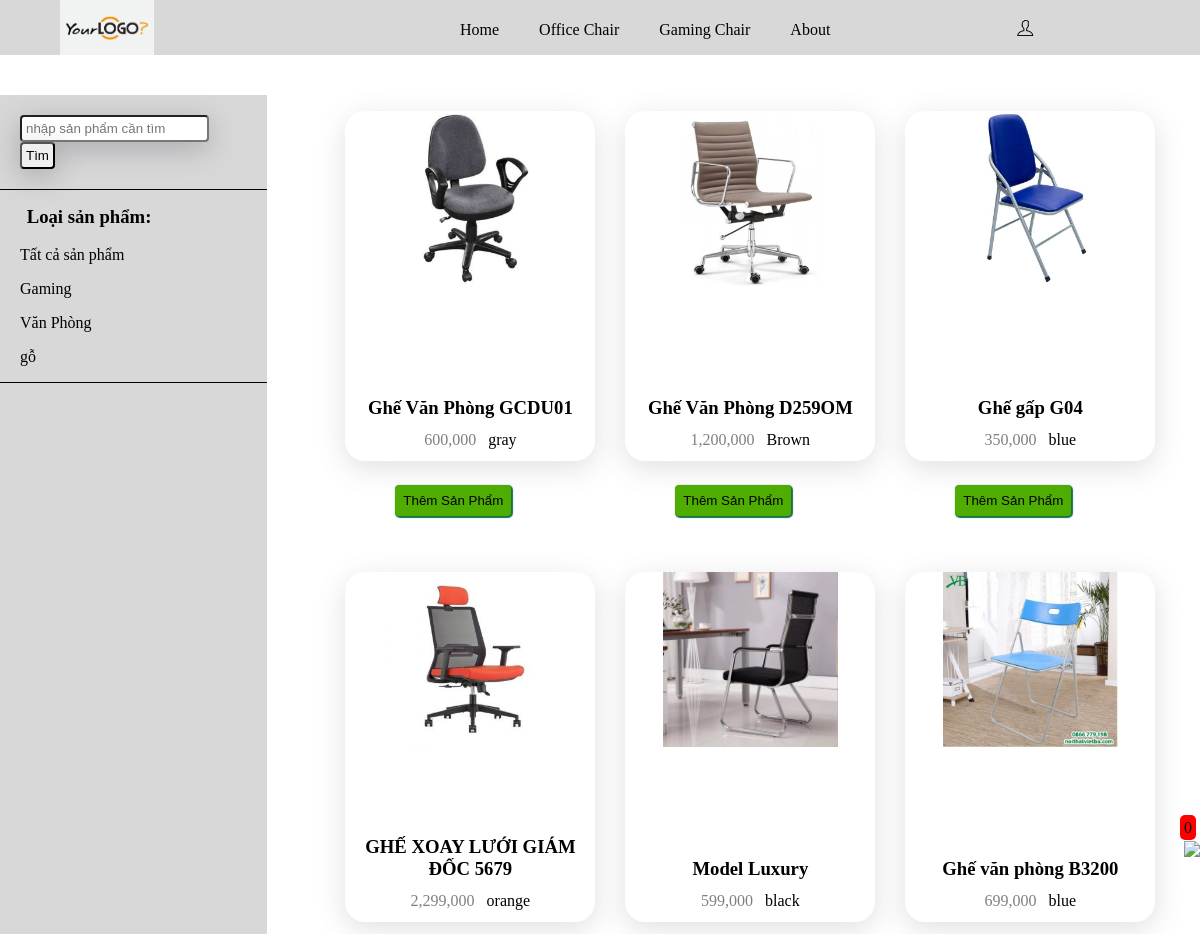
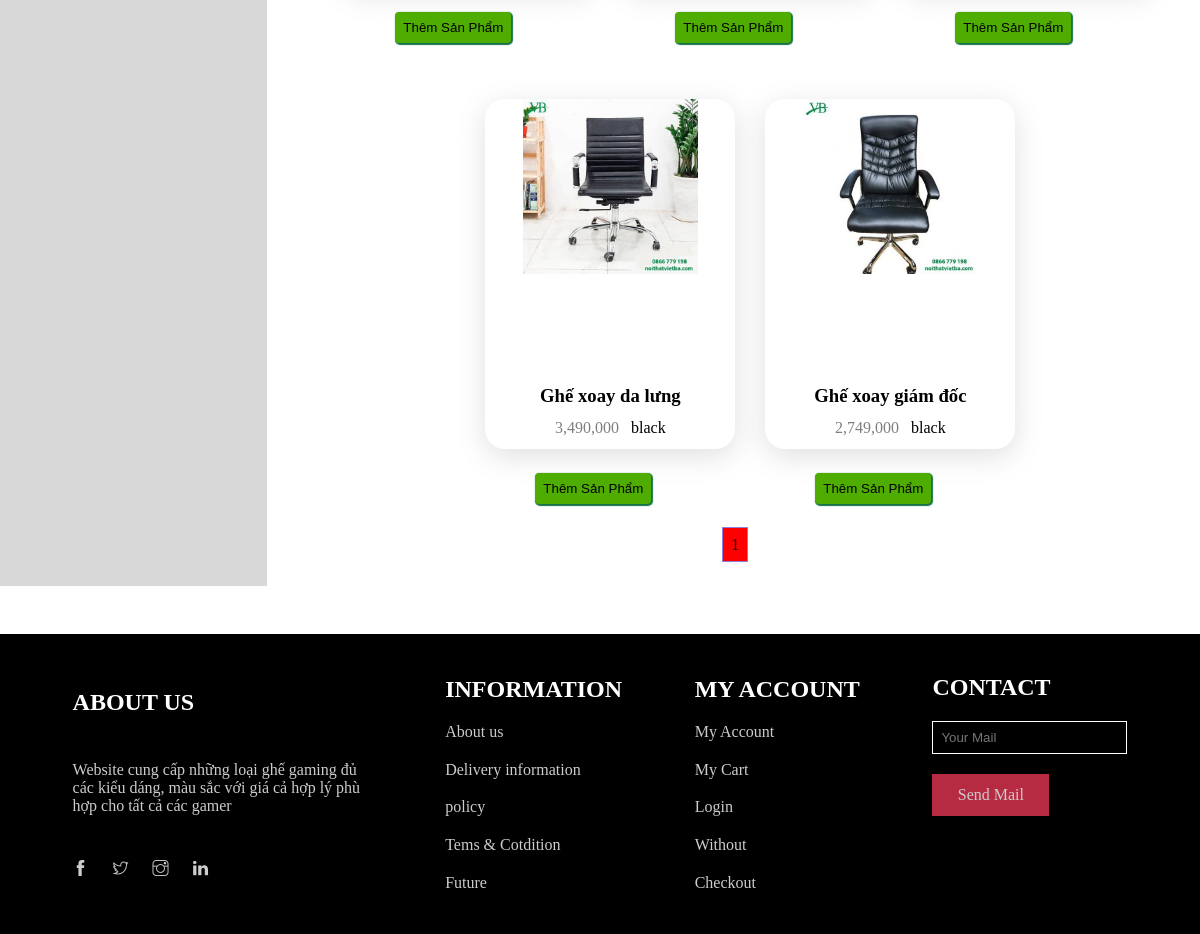
/backend/category/sanphamtheoloai.php?tenloai=Văn Phòng, run on the app's committed database (2 pictures, top to bottom).
### tables this page shows
CREATE TABLE `loaisp` (
  `IDLoaiSP` int(11) NOT NULL,
  `tenloai` varchar(500) DEFAULT NULL
);

CREATE TABLE `sanpham` (
  `IDSP` int(11) NOT NULL,
  `TenSp` varchar(255) DEFAULT NULL,
  `IDHangSX` int(11) DEFAULT NULL,
  `IDLoai` int(11) DEFAULT NULL,
  `Gia` varchar(20) DEFAULT NULL,
  `SoLuong` int(11) DEFAULT NULL,
  `chitietsp` varchar(500) DEFAULT NULL,
  `create_time` date DEFAULT NULL,
  `update_time` date DEFAULT NULL
);

CREATE TABLE `mau` (
  `IDMau` int(11) NOT NULL,
  `IDSP` int(11) DEFAULT NULL,
  `anh` varchar(500) NOT NULL,
  `TenMau` varchar(20) DEFAULT NULL
);

### db/dbhelper.php (called while the page is built, shortened)
<?php
function executeResult($sql){
    $con=mysqli_connect(HOST,USERNAME,PASSWORD,DATABSE);
    $result= mysqli_query($con, $sql);
    $data=[];
    while($row= mysqli_fetch_array($result,1)){
        $data[]=$row;
    }
    return $data;
}

### backend/category/phantrangloaisp.php (called while the page is built, shortened)
<?php
require_once('../../db/dbhelper.php');
$limit = 9;
if(!empty($_SESSION['tenloai'])){
    $loaisp = $_SESSION['tenloai'];
    $records_product = executeResult("select count(IDSP) as total from sanpham inner join loaisp on loaisp.IDLoaiSP = sanpham.IDLoai where loaisp.tenloai = '$loaisp' and sanpham.SoLuong > 0");
    $count = $records_product[0]['total'];
    $current_page = isset($_GET['page']) ? $_GET['page'] : 1;
    $total_page = ceil((int)$count / $limit);
    $start = ($current_page - 1) * $limit;
    $result = executeResult("select * FROM sanpham inner join mau on mau.IDSP = sanpham.IDSP inner join loaisp on loaisp.IDLoaiSP = sanpham.IDLoai where loaisp.tenloai = '$loaisp' and SoLuong > 0 LIMIT $start, $limit");
}

### backend/category/sanphamtheoloai.php (the view, shortened to what this page needs)
<?php
    require_once('../../db/dbhelper.php');
    require_once('phantrangloaisp.php');
    require_once('../search/request_search.php');
?>
<!DOCTYPE html>
<html lang="en">
<head>
    <link rel="stylesheet" href="../../assets/style/style.css">
    <link rel="stylesheet" href="../../assets/font/themify-icons-font/themify-icons/themify-icons.css">
    <link rel="stylesheet" href="../../assets/style/product-style.css">
</head>
<body>
    <div class="main">
        <div class="header" style=" height: 55px;">
            <div class="header-logo">
                <img src="../../assets/imgaes/your-logo.png" alt="logo" style="height: 55px;">
            </div>
            <div class="header-content">
                <div class="header-nav">
                    <ul class="nav">
                        <li><a href="../homepage/index.php">Home</a></li>
                        <li><a href="sanphamtheoloai.php?tenloai=Văn Phòng">office chair</a></li>
                        <li><a href="sanphamtheoloai.php?tenloai=Gaming">gaming chair</a></li>
                        <li><a href="#">About</a></li>
                    </ul>
                    <div class="header-item_user">
                    <i class="ti-user js_user" style="padding: 12px;">
                    </i>
                </div>
                </div>
            </div>
        </div>
        <div class="container">
            <div class="slider">
                <div class="slider-search">
                    <form action="../search/request_search.php">
                        <input type="text" name="txt_search" placeholder="nhập sản phẩm cần tìm">
                        <input type="submit" value="Tìm">
                    </form>
                </div>
                <div class="slider-producer">
                    <h3 style="margin-left: 10%;">Loại sản phẩm:</h3>
                    <br>
                    <ul class="nav-producer">
                        <li><a href="product.php">Tất cả sản phẩm</a></li>
                        <?php
                            $sql = 'select tenloai from loaisp';
                            $nhasxList = executeResult($sql);
                            foreach($nhasxList as $item){
                                echo '
                                    <li><a href="sanphamtheoloai.php?tenloai='.$item['tenloai'].'">'.$item['tenloai'].'</a></li>
                                ';
                            }
                        ?>
                    </ul>
                </div>
                    <?php
                        $sql = 'select Gia from sanpham';
                        $nhasxList = executeResult($sql);
                    ?>
            </div>
            <div class="product">
                <div class="product-view">
                    <?php
                    foreach($result as $item){
                        echo '
                        <div class="item-sp" style="display: flex; flex-direction: column; width: 30%;">
                            <a href="chitietsanpham.php?id='.$item['IDSP'].'" style="width: 30%; color: black;">
                                <div class="product-item">
                                    <img style="width: 70%;" src="../../db/imgs/'.$item['anh'].'">
                                    <div class="item-info">
                                        <h3>'.$item['TenSp'].'</h3>
                                        <div class="item-much" style="justify-content: center;">
                                                <p>'.$item['Gia'].'</p>
                                                <p>'.$item['TenMau'].'</p>
                                        </div>
                                    </div>
                                </div>
                            </a>
                            <button class="btn btn-success" onclick="addCart('.$item['IDSP'].', 1)">
                                Thêm Sản Phẩm
                            </button>
                        </div>';
                    }
                    ?>
                </div>
                <div class="page-num">
                    <?php
                            for ($i = 1; $i <= $total_page; $i++){
                                if ($i == $current_page){
                                    echo '<span style="padding: 8px; margin-left: 4px; border: 1px solid #8e80da; color: #000; background: red;">'.$i.'</span> ';
                                }
                            }
                    ?>
                </div>
            </div>
        </div>
    </div>
    <?php
        $count = 0;
    ?>
    <span class="cart-icon">
        <span class="cart-count"><?=$count?></span>
        <img src="https://gokisoft.com/img/cart.png">
    </span>
    <div class="footer">
        <div class="footer-about-us">
            <h2 class="text-white">ABOUT US</h2>
            <p style="color: #ccc;">
                Website cung cấp những loại ghế gaming đủ
                các kiểu dáng, màu sắc với giá cả hợp lý
                phù hợp cho tất cả các gamer
            </p>
            <div class="icon">
                <a href="#"><i class="ti-facebook"></i></a>
                <a href="#"><i class="ti-twitter"></i></a>
                <a href="#"><i class="ti-instagram"></i></a>
                <a href="#"><i class="ti-linkedin"></i></a>
            </div>
        </div>
        <div class="footer-information">
            <h2 class="text-white">INFORMATION</h2>
            <a href="#">About us</a>
            <a href="#">Delivery information</a>
            <a href="#">policy</a>
            <a href="#">Tems & Cotdition</a>
            <a href="#">Future</a>
        </div>
        <div class="footer-myaccount">
            <h2 class="text-white">MY ACCOUNT</h2>
            <a href="#">My Account</a>
            <a href="#">My Cart</a>
            <a href="#">Login</a>
            <a href="#">Without</a>
            <a href="#">Checkout</a>
        </div>
        <div class="footer-contact">
            <h2 class="text-white">CONTACT</h2>
            <input type="text" placeholder="Your Mail">
            <a href="#">Send Mail</a>
        </div>
    </div>
</body>
</html>

### assets/style/style.css (style rules this page uses)
* { margin: 0; padding: 0; box-sizing: border-box; }
a { text-decoration: none; }
.text-white { color: #fff !important; }
.header { display: flex; flex-wrap: wrap; justify-content: space-evenly; align-items: center; height: 120px; background-color: rgb(216, 216, 216); }
.header .header-logo { margin-left: 60px; flex: 1; }
.header .header-logo img { height: 120px; }
.header-nav .nav { display: flex; }
.header-nav .nav li { list-style: none; line-height: 52px; }
.header-content { display: flex; align-items: center; flex: 2; height: 100%; }
.header-nav .nav li a { color: #000; padding: 0 20px; display: block; text-transform: capitalize; }
.header-content .header-item_user { margin: auto; }
.header-nav { display: flex; flex-wrap: wrap; justify-content: space-between; align-items: center; width: 100%; }
.header-content .header-item_user { display: inline-block; padding: 0 16px; line-height: 50px; color: #000; }
.product { margin: 32px 0; display: flex; flex-wrap: wrap; justify-content: center; }
.product-view { display: flex; flex-wrap: wrap; justify-content: center; }
.product-item { border-radius: 20px; overflow: hidden; background-color: white; box-shadow: rgba(100, 100, 111, 0.2) 0px 7px 29px 0px; margin: 24px 32px; width: 20%; min-width: 250px; height: 350px; display: flex; flex-wrap: wrap; align-content: center; flex-direction: column; justify-content: space-between; align-items: center; }
.product-item .item-info { display: flex; flex-direction: column; }
.product-item .item-info h3 { text-align: center; }
.product-item .item-info .item-much { display: flex; flex-direction: row; padding: 12px; }
.product-item .item-info .item-much p:first-child { margin-right: 12px; text-align: center; opacity: 0.5; }
.footer { margin-top: 48px; height: 300px; background-color: #000; display: flex; flex: 1; flex-direction: row; justify-content: space-evenly; }
.footer .footer-about-us { display: flex; flex-direction: column; justify-content: space-around; width: 25%; margin-top: 32px; margin-bottom: 32px; }
.footer .footer-about-us .icon a { padding-right: 20px; }
.footer .footer-information { display: flex; flex-direction: column; justify-content: space-around; margin-top: 32px; margin-bottom: 32px; }
.footer a { color: #ccc; }
.footer .footer-myaccount { display: flex; flex-direction: column; justify-content: space-around; margin-top: 32px; margin-bottom: 32px; }
.footer .footer-contact { display: flex; flex-direction: column; margin-top: 32px; }
.footer .footer-contact h2 { padding: 8px 0; }
.footer .footer-contact input { padding: 8px; background-color: #000; border: 1px solid #fff; margin: 12px 0; }
.footer .footer-contact a { background-color: rgb(182, 43, 66); padding: 12px; margin-top: 8px; width: 60%; text-align: center; box-shadow: rgba(255, 255, 255, 0.4) 2px; }

### assets/style/product-style.css (style rules this page uses)
.container { display: flex; flex-wrap: wrap; }
.slider { flex: 1; width: 270px; max-width: 30%; margin-top: 40px; background-color: rgb(216, 216, 216); }
.slider .slider-search { padding: 20px; border-bottom: 1px solid; }
.slider .slider-search input { padding: 4px; border-radius: 4px; box-shadow: rgba(100, 100, 111, 0.4) 0px 7px 29px 0px; }
.slider .slider-producer { margin-top: 16px; border-bottom: 1px solid; }
.nav-producer li { padding-left: 20px; padding-bottom: 16px; }
.nav-producer li a { color: #000; }
.product { flex: 3.5; }

### backend/category/sanphamtheoloai.php (style rules this page uses)
.cart-icon { position: fixed; z-index: 999; right: 0; top: 45%; }
.cart-icon img { width: 45px; }
.cart-icon .cart-count { background-color: red; color: black; font-size: 16px; padding: 4px; border-radius: 5px; position: relative; right: -16px; top: -24px; z-index: 999; }
.btn { background-color: #4fac00; border: 0; padding: 8px; border-radius: 4px; max-width: 50%; margin: 0 auto 32px auto; box-shadow: #157347 1px 1px 1px 1px; }

### data on the page
loaisp: tenloai "Gaming"
loaisp: tenloai "Văn Phòng"
loaisp: tenloai "gỗ"
sanpham: mau.anh (picture), TenSp "Ghế Văn Phòng GCDU01", Gia "600,000", mau.TenMau "gray"
sanpham: mau.anh (picture), TenSp "Ghế Văn Phòng D259OM", Gia "1,200,000", mau.TenMau "Brown"
sanpham: mau.anh (picture), TenSp "Ghế gấp G04", Gia "350,000", mau.TenMau "blue"
sanpham: mau.anh (picture), TenSp "GHẾ XOAY LƯỚI GIÁM ĐỐC 5679", Gia "2,299,000", mau.TenMau "orange"
sanpham: mau.anh (picture), TenSp "Model Luxury", Gia "599,000", mau.TenMau "black"
sanpham: mau.anh (picture), TenSp "Ghế văn phòng B3200", Gia "699,000", mau.TenMau "blue"
sanpham: mau.anh (picture), TenSp "Ghế xoay da lưng", Gia "3,490,000", mau.TenMau "black"
sanpham: mau.anh (picture), TenSp "Ghế xoay giám đốc", Gia "2,749,000", mau.TenMau "black"

### other printed values
$count "0"
